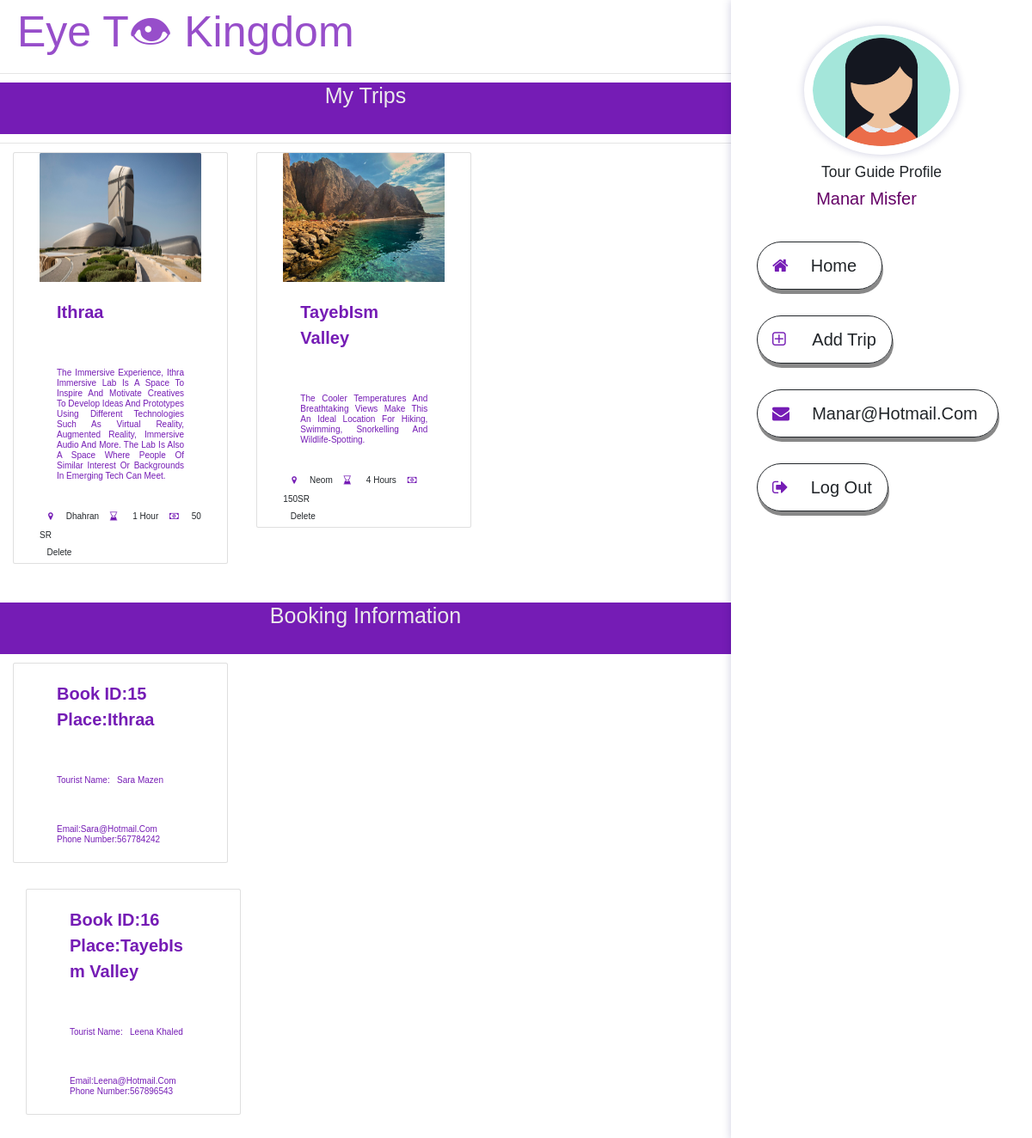
The app's page /tg.php (signed in) with its own data.
### tables this page shows
CREATE TABLE `tourguide` (
  `UserID` int(10) NOT NULL,
  `First_name` varchar(40) NOT NULL,
  `Last_name` varchar(40) NOT NULL,
  `Gender` varchar(6) NOT NULL,
  `Date_of_Birth` date NOT NULL,
  `Languages` varchar(40) NOT NULL,
  `Education` varchar(40) NOT NULL,
  `City` varchar(40) NOT NULL,
  `Mobile_Number` int(10) NOT NULL,
  `email` varchar(30) NOT NULL,
  `Profile_img` varbinary(6000) NOT NULL,
  `Password` varchar(15) NOT NULL,
  `Confirm` varchar(15) NOT NULL
);

CREATE TABLE `trip` (
  `ID` int(11) NOT NULL,
  `UserID` int(10) NOT NULL,
  `Region` varchar(40) NOT NULL,
  `City` varchar(40) NOT NULL,
  `Description` varchar(600) NOT NULL,
  `Target` varchar(30) NOT NULL,
  `Duration` varchar(20) NOT NULL,
  `Type` varchar(20) NOT NULL,
  `Place` varchar(40) NOT NULL,
  `Price` varchar(10) NOT NULL,
  `Date` date NOT NULL,
  `img` varbinary(6000) NOT NULL,
  `Time` time NOT NULL,
  `Status` tinyint(1) DEFAULT NULL
);

CREATE TABLE `booktrip` (
  `ID` int(11) NOT NULL,
  `FirstName` varchar(30) NOT NULL,
  `LastName` varchar(30) NOT NULL,
  `MobileNumber` int(10) NOT NULL,
  `Email` varchar(30) NOT NULL
);

### tg.php (the view, shortened to what this page needs)
<?php
require 'int.php';
$querypre=mysqli_query($conn,"SELECT * FROM tourguide where UserID=" .$_SESSION['id']) or die(mysqli_error($conn));
$row=mysqli_fetch_all($querypre, MYSQLI_ASSOC);
$query=mysqli_query($conn,"SELECT * FROM trip where UserID=" .$_SESSION['id']) or die(mysqli_error());
$row1=mysqli_fetch_all($query, MYSQLI_ASSOC);
$queryaf=mysqli_query($conn,"SELECT * FROM trip JOIN booktrip ON trip.ID = booktrip.ID And trip.UserID=" .$_SESSION['id']) or die(mysqli_error());
$row2=mysqli_fetch_all($queryaf, MYSQLI_ASSOC);
?>
<!DOCTYPE html>
<html>
 <head>
<link rel="stylesheet" href="tourguide.css">
<link rel="stylesheet" href="https://stackpath.bootstrapcdn.com/font-awesome/4.7.0/css/font-awesome.min.css">
 <link rel="stylesheet" href="https://cdnjs.cloudflare.com/ajax/libs/twitter-bootstrap/4.6.1/css/bootstrap.css" />
 <link rel="stylesheet" href="https://cdnjs.cloudflare.com/ajax/libs/twitter-bootstrap/4.6.1/css/bootstrap.css" />
   <div class="container">
   <div class ="logo"><p>Eye T👁 Kingdom</p>
    </div> </div>
  </head>
  <body>
   <section class="feature">
<hr>
<h1>My Trips</h1>
<hr>
<?php foreach($row as $tourguide) { ?>
     <header class="header">
       <div class="user">
<img src="<?php echo htmlentities($tourguide['Profile_img']); ?>" class="card-img-top" alt="card image">
<h3>Tour Guide Profile</h3>
         <p><?php echo htmlentities($tourguide['First_name']); ?> <?php echo htmlentities($tourguide['Last_name']); ?></p>
 </div>
   <nav class="navbar">
   <a href="home.php"><i class="fa fa-home" aria-hidden="true"></i> &nbsp;Home &nbsp; &nbsp; </a>
     <a href="http://localhost/project/newtrip.php"><i class="fa fa-plus-square-o" aria-hidden="true"></i> &nbsp; add trip  &nbsp;</a>
    <a href="#Trips"><i class="fa fa-envelope" aria-hidden="true"></i>&nbsp; <?php echo htmlentities($tourguide['email']);?>&nbsp; &nbsp; </a>
    <a href="logout.php"> <i class= "fa fa-sign-out" aria-hidden= "true" ></i>&nbsp; Log out &nbsp; </a>
</header>
<?php } ?>
<div class="container-fluid mt-3">
 <div class="row">
 <?php foreach($row1 as $trip) { ?>
<div class="col-md-4">
<div class="card">
<img src="<?php echo htmlentities($trip['img']); ?>" class="card-img-top" alt="card image">
  <div class="class-body">
    <div class="card-titile"> <p> <?php echo ($trip['Place']); ?></p>
<h6 class="card-text"> <?php echo htmlentities($trip['Description']); ?></h6>
      <div> <span> <i class="fa fa-map-marker"></i><?php echo htmlentities($trip['City']); ?> </span>
     <span> <i class="fa fa-hourglass-end" aria-hidden="true"></i> <?php echo htmlentities($trip['Duration']); ?></span>
       <span><i class="fa fa-money" aria-hidden="true"></i><?php echo htmlentities($trip['Price']); ?></span>
       <form action ="tg.php" method="POST" >
  <input type ="submit" name="delete" value="Delete" class="btn brand" z-depth-0>
</form>
       </div>
  </div>
  </div>
  </div>
  </div>
  <?php } ?>
  </div>
  </div>
  <br>
  <h1>Booking information</h1>
  <div class="container-fluid mt-3">
 <div class="row">
 <?php foreach($row2 as $booktrip) { ?>
<div class="col-md-4">
<div class="card">
  <div class="class-body">
    <div class="card-titile"> <p> Book ID:<?php echo ($booktrip['ID']); ?> &nbsp; &nbsp; Place:<?php echo ($booktrip['Place']); ?></p>
<h6 class="card-text"> Tourist Name:&nbsp; &nbsp;<?php echo htmlentities($booktrip['FirstName']); ?> <?php echo htmlentities($booktrip['LastName']);?></h6>
<h6 class="card-text"> Email:<?php echo htmlentities($booktrip['Email']);?><br> Phone Number:<?php echo htmlentities($booktrip['MobileNumber']);?></h6>
     </div>
       </div>
       </div>
       </div>
       </div>
       <?php } ?>
</section>
  </body>
</html>

### tourguide.css (style rules this page uses)
* { padding: 0; margin: 0; font-family: 'Poppins', sans-serif; box-sizing:border-box; outline:none; border:none; text-decoration:none; text-transform:capitalize; transition: .2s linear; }
html { font-size:62.5%; overflow-x:hidden; scroll-behavior:smooth ; }
body { background: var(--bg-color); padding-right:35rem; }
.logo p { color: #974eca; margin-left: 5px; font-size:50px; }
.header { position:fixed; top:0; right:0; z-index:999; background: var(--bg-color); width:35rem; border:left; height:100%; padding:2rem; text-align:center; box-shadow:0 0 10px 0 rgba(0,0,100,0.2); }
.header .user img { margin: 1rem 0; border:1rem solid transparent; box-shadow:0 0 10px 0 rgba(0,0,100,0.2); border-radius:50%; hight:18rem; width:18rem; border-shadow: var(--box-shadow) ; }
.header .user h3 { color:var(--black); font-size:4.5 rem ; }
.header .user p { color:#640066; font-size:20px ; margin-right: 35px; }
.header .navbar { padding-top: 1rem; text-align:center; }
.header .navbar a { display:block; margin: 1.5rem 0; padding:.7rem; border-radius:3rem; font-size:20px ; color: var(--black); border: 1px solid; text-align:center; box-shadow: 1px 5px #888888; box-sizing: fixed; position: relative; }
.card { flex-direction: row; border: none; border-radius: 15px; width:25rem; background-color: regba(220,220,220,0.541); position: relative; padding-right:3rem ; padding-left: 3rem; position:block; margin-bottom: 30px; }
.card-img-top { width: 90%; height: 150px; padding: left 30px; position:relative; display: inline-block; align-items: center; }
h1 { text-align: center; padding-bottom: 30px; font-weight: bold; color:#ebeaeb; background-color: #751cb5; }
.card-titile p { padding:20px; font-weight: bold; font-size: 20px; color:#751cb5; }
.card-text { padding:20px; text-align:justify ; color:#751cb5; }
i { margin-right:5px; padding:10px; color:#751cb5; }
.row { display: flex; flex-wrap: wrap; }

### records on screen
tourguide: Profile_img (picture), First_name "Manar", Last_name "Misfer", email "Manar@hotmail.com"
trip: img (picture), Place "Ithraa", Description "The Immersive Experience, Ithra Immersive Lab Is A Space To Inspire And Motivate Creatives To Develop Ideas And Prototypes Using Different Technologies Such As Virtual Reality, Augmented Reality, Immersive Audio And More. The Lab Is Also A Space Where People Of Similar Interest Or Backgrounds In Emerging Tech Can Meet.", City "Dhahran", Duration "1 Hour", Price "50 SR", booktrip.ID "15", booktrip.FirstName "Sara", booktrip.LastName "Mazen", booktrip.Email "Sara@hotmail.com", booktrip.MobileNumber "567784242"
trip: img (picture), Place "TayebIsm Valley", Description "The Cooler Temperatures And Breathtaking Views Make This An Ideal Location For Hiking, Swimming, Snorkelling And Wildlife-Spotting.", City "Neom", Duration "4 Hours", Price "150SR", booktrip.ID "16", booktrip.FirstName "Leena", booktrip.LastName "Khaled", booktrip.Email "Leena@hotmail.com", booktrip.MobileNumber "567896543"
